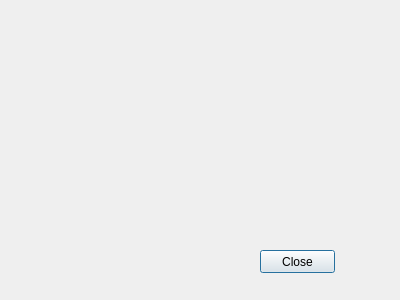
<?xml version="1.0" encoding="UTF-8"?>
<ui version="4.0">
 <class>queryDialog</class>
 <widget class="QDialog" name="queryDialog">
  <property name="geometry">
   <rect>
    <x>0</x>
    <y>0</y>
    <width>400</width>
    <height>300</height>
   </rect>
  </property>
  <property name="windowTitle">
   <string>Dialog</string>
  </property>
  <widget class="QPushButton" name="pushButton">
   <property name="geometry">
    <rect>
     <x>260</x>
     <y>250</y>
     <width>75</width>
     <height>23</height>
    </rect>
   </property>
   <property name="text">
    <string>Close</string>
   </property>
  </widget>
 </widget>
 <resources/>
 <connections>
  <connection>
   <sender>pushButton</sender>
   <signal>clicked()</signal>
   <receiver>queryDialog</receiver>
   <slot>accept()</slot>
   <hints>
    <hint type="sourcelabel">
     <x>297</x>
     <y>261</y>
    </hint>
    <hint type="destinationlabel">
     <x>199</x>
     <y>149</y>
    </hint>
   </hints>
  </connection>
 </connections>
</ui>
